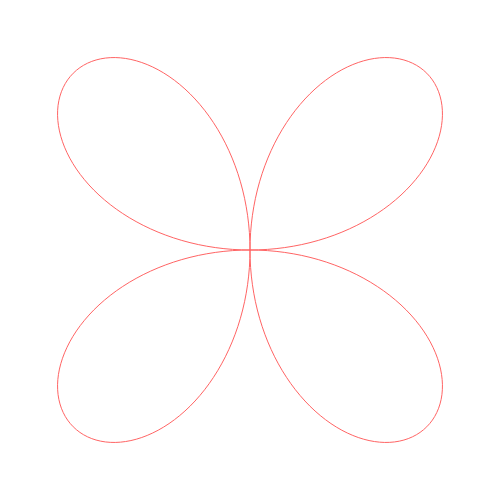
Frame 1 (no input)
Frame 60 (no input): identical to frame 1, image omitted
Frame 120 (the mouse pressed at the canvas centre since frame 60): identical to frame 1, image omitted

The p5.js sketch that drew this single still picture (run headless with seeded random() and noise() and a simulated clock; from frame 60 on, the mouse is pressed at the canvas centre):

// p5.js sketch
// ── sketch.js
let n = 6;
let d = 71;
let scale = 250
let dSlider;
let nSlider;

function setup() {
  createCanvas(500, 500);
  angleMode(DEGREES);
  dSlider = createSlider(1, 179, 1);
  nSlider = createSlider(2, 20, 2);
}

function draw() {
  background(255);
  translate(width/2,height/2);
  //stroke(255, 0, 111);
  d = dSlider.value();
  n = nSlider.value();

  //noFill();
  beginShape();
  for (let i = 0; i < 361; i++) {
    let k = i * d;
    let r = sin(n*k) * scale;
    let x = r * cos(k);
    let y = r * sin(k);
    vertex(x,y);
    let hue = map(i, 0, 361, 0, 360);
    stroke(hue, 100, 100);
  }
  endShape();
  
}
// ── style.css
html {
  margin: 0;
  padding: 0;
}

canvas {
  display: block;
}

body {
  padding: 10px;
  margin: 0 auto;
}

h1 {
  margin: 0 auto;
  text-align: center;
}
main {
  margin: 0 auto;
  width: 500px
}
